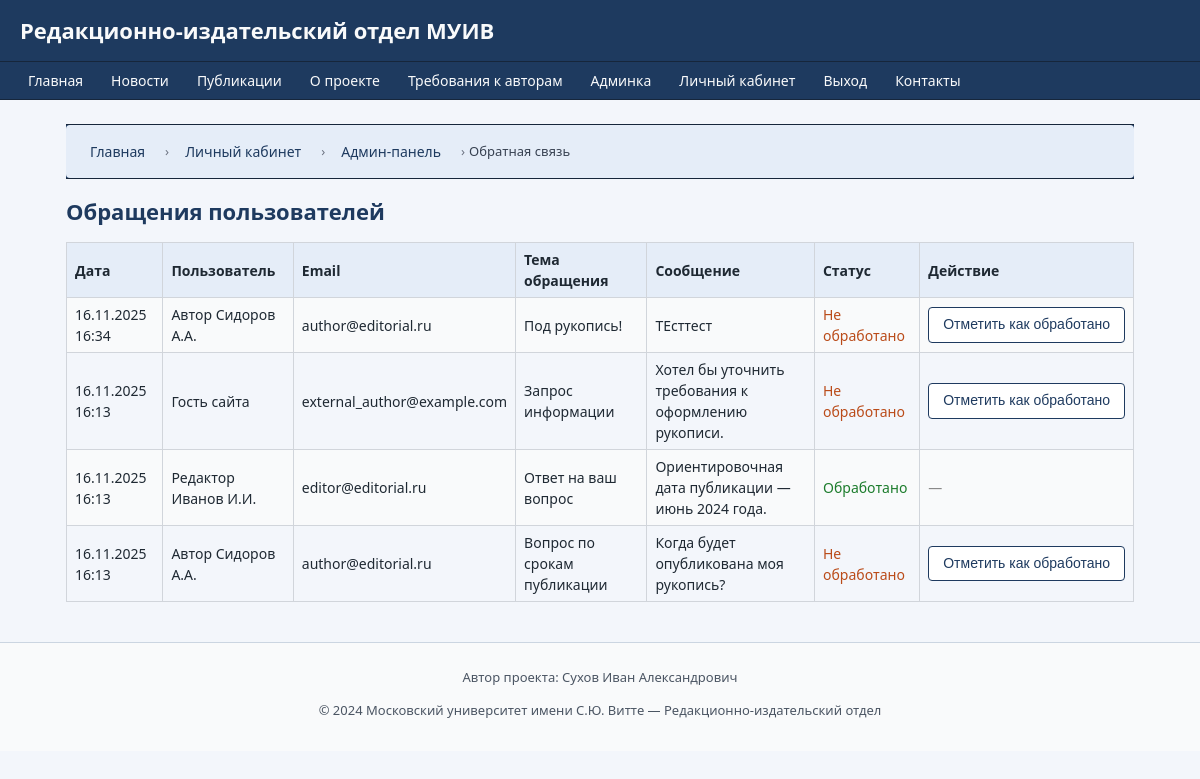
Page /admin/contacts (signed in) on the earlier database version.
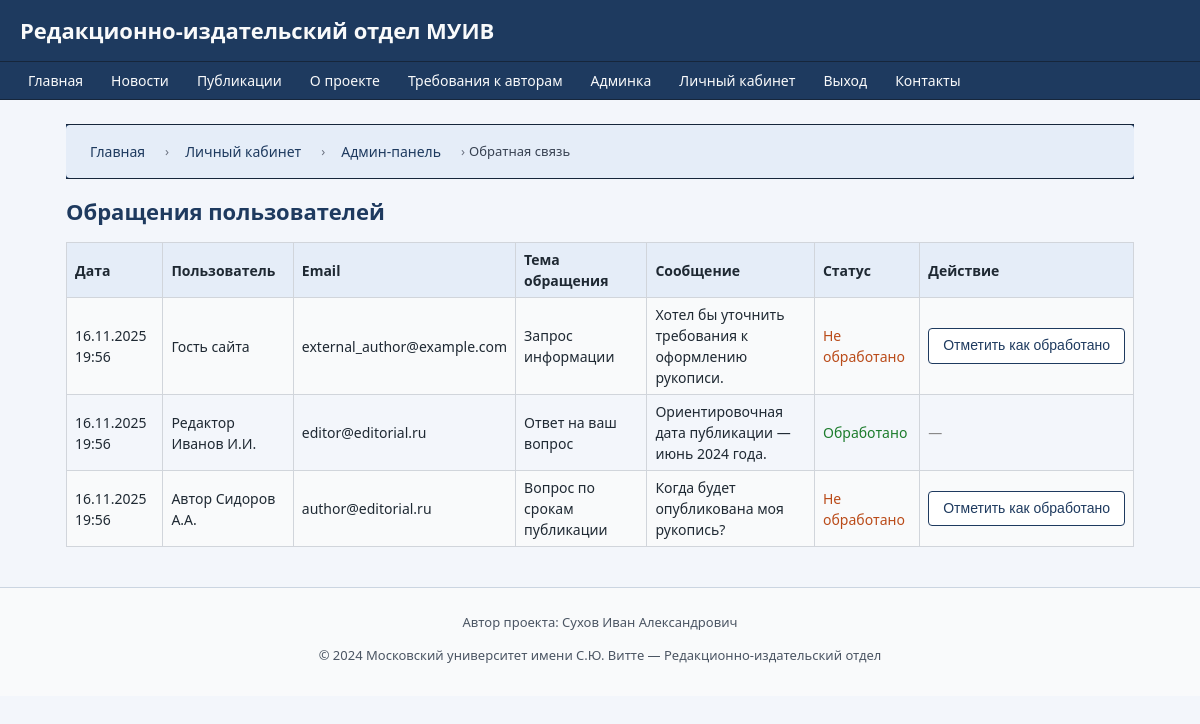
Same page on the later database version.
### models.py (models this page shows)
class Message(db.Model):
    __tablename__ = 'messages'
    id = db.Column(db.Integer, primary_key=True)
    sender_id = db.Column(db.Integer, db.ForeignKey('users.id'), nullable=True)
    sender_email = db.Column(db.String(128), nullable=True)
    subject = db.Column(db.String(256), nullable=False)
    body = db.Column(db.Text, nullable=False)
    sent_at = db.Column(db.DateTime, default=datetime.utcnow)
    status = db.Column(db.String(16), default='new')  # new, done
    is_read = db.Column(db.Boolean, default=False)

class User(db.Model):
    __tablename__ = 'users'
    id = db.Column(db.Integer, primary_key=True)
    full_name = db.Column(db.String(128), nullable=False)
    email = db.Column(db.String(128), unique=True, nullable=False)
    password_hash = db.Column(db.String(128), nullable=False)
    role = db.Column(db.String(32), nullable=False)  # author, staff, reviewer, admin
    registered_at = db.Column(db.DateTime, default=datetime.utcnow)
    is_blocked = db.Column(db.Boolean, default=False)
    manuscripts = db.relationship('Manuscript', backref='author', lazy=True)
    reviews_made = db.relationship('Review', foreign_keys='Review.reviewer_id',
                                   backref='reviewer_user', lazy=True)
    messages_sent = db.relationship('Message', backref='sender', lazy=True)
    history_entries = db.relationship('ManuscriptHistory',
                                      backref='actor',
                                      lazy=True,
                                      foreign_keys='ManuscriptHistory.actor_id')

### routes.py (the view, shortened to what this page needs)
@routes.route('/admin/contacts', methods=['GET', 'POST'])
@login_required('admin')
def admin_contacts():
    contacts = Message.query.order_by(Message.sent_at.desc()).all()
    return render_template(
        'admin/contacts_list.html',
        contacts=contacts,
        user=current_user(),
        breadcrumbs=[
            ("Главная", url_for('routes.index')),
            ("Личный кабинет", url_for('routes.lk')),
            ("Админ-панель", url_for('routes.admin_dashboard')),
            ("Обратная связь", None)
        ]
    )

### routes.py (called while the page is built)
def current_user():
    uid = session.get('user_id')
    if uid:
        return User.query.get(uid)
    return None

def login_required(role=None):
    def wrapper(f):
        from functools import wraps
        @wraps(f)
        def decorated_function(*args, **kwargs):
            user = current_user()
            if not user:
                flash("Для доступа требуется вход.", "warning")
                return redirect(url_for('routes.login'))
            if role and user.role != role:
                flash("Недостаточно прав.", "danger")
                return redirect(url_for('routes.index'))
            return f(*args, **kwargs)
        return decorated_function
    return wrapper

### templates/admin/contacts_list.html (shortened to what this page needs)
{% extends "base.html" %}
{% block content %}
<h2>Обращения пользователей</h2>
{% if contacts %}
    <table class="table-striped">
        <tr>
            <th>Дата</th>
            <th>Пользователь</th>
            <th>Email</th>
            <th>Тема обращения</th>
            <th>Сообщение</th>
            <th>Статус</th>
            <th>Действие</th>
        </tr>
        {% for c in contacts %}
        <tr>
            <td>{{ c.sent_at.strftime('%d.%m.%Y %H:%M') }}</td>
            <td>
                {% if c.sender %}
                    {{ c.sender.full_name }}
                {% else %}
                    Гость сайта
                {% endif %}
            </td>
            <td>
                {% if c.sender %}
                    {{ c.sender.email }}
                {% else %}
                    {{ c.sender_email or '—' }}
                {% endif %}
            </td>
            <td>{{ c.subject }}</td>
            <td style="max-width:260px; white-space:pre-line;">{{ c.body }}</td>
            <td>
                {% if c.status == 'new' %}
                    <span style="color:#ba4b19;">Не обработано</span>
                {% elif c.status == 'done' %}
                    <span style="color:#1c7c2c;">Обработано</span>
                {% else %}
                    {{ c.status }}
                {% endif %}
            </td>
            <td>
                {% if c.status != 'done' %}
                <form method="post" action="{{ url_for('routes.admin_contacts') }}" style="display:inline;">
                    <button type="submit" class="btn btn-outline" onclick="return confirm('Отметить обращение как обработанное?')">Отметить как обработано</button>
                </form>
                {% else %}
                    <span style="color:#888;">—</span>
                {% endif %}
            </td>
        </tr>
        {% endfor %}
    </table>
{% else %}
    <p>Обращений пока нет.</p>
{% endif %}
{% endblock %}

### templates/base.html (shortened to what this page needs)
<!DOCTYPE html>
<html lang="ru">
<head>
    <link rel="stylesheet" href="{{ url_for('static', filename='css/main.css') }}">
    <link rel="stylesheet" href="{{ url_for('static', filename='css/custom.css') }}">
</head>
<body>
    <header>
        <h1>Редакционно-издательский отдел МУИВ</h1>
    </header>
    <nav>
        <ul>
            <li><a href="{{ url_for('routes.index') }}">Главная</a></li>
            <li><a href="{{ url_for('routes.news') }}">Новости</a></li>
            <li><a href="{{ url_for('routes.publications') }}">Публикации</a></li>
            <li><a href="{{ url_for('routes.about') }}">О проекте</a></li>
            <li><a href="{{ url_for('routes.author_rules') }}">Требования к авторам</a></li>
            {% if user %}
                {% if user.role == 'author' %}
                    <li><a href="{{ url_for('routes.submit_manuscript') }}">Подать рукопись</a></li>
                    <li><a href="{{ url_for('routes.manuscript_status') }}">Мои рукописи</a></li>
                {% elif user.role == 'staff' %}
                    <li><a href="{{ url_for('routes.manuscript_list') }}">Все рукописи</a></li>
                {% elif user.role == 'reviewer' %}
                    <li><a href="{{ url_for('routes.manuscript_list') }}">Рецензирование</a></li>
                {% elif user.role == 'admin' %}
                    <li><a href="{{ url_for('routes.admin_dashboard') }}">Админка</a></li>
                {% endif %}
                <li><a href="{{ url_for('routes.lk') }}">Личный кабинет</a></li>
                <li><a href="{{ url_for('routes.logout') }}">Выход</a></li>
            {% else %}
                <li><a href="{{ url_for('routes.login') }}">Вход</a></li>
                <li><a href="{{ url_for('routes.register') }}">Регистрация</a></li>
            {% endif %}
            <li><a href="{{ url_for('routes.contact') }}">Контакты</a></li>
        </ul>
    </nav>
    <div class="container">
        {% if breadcrumbs %}
            <nav class="breadcrumbs">
                <ul>
                    {% for title, url in breadcrumbs %}
                        <li>
                            {% if url %}
                                <a href="{{ url }}">{{ title }}</a>
                            {% else %}
                                <span>{{ title }}</span>
                            {% endif %}
                        </li>
                    {% endfor %}
                </ul>
            </nav>
        {% endif %}
        {% block content %}{% endblock %}
    </div>
    <footer style="text-align: center;">
        <p>Автор проекта: Сухов Иван Александрович</p>
        <p>&copy; 2024 Московский университет имени С.Ю. Витте — Редакционно-издательский отдел</p>
    </footer>
</body>
</html>

### static/css/main.css (style rules this page uses)
* { box-sizing: border-box; }
html, body { margin: 0; padding: 0; }
body { font-family: system-ui, -apple-system, BlinkMacSystemFont, "Segoe UI", sans-serif; font-size: 15px; line-height: 1.5; background: #f3f6fb; color: #1f2933; }
header { background: #1e3a5f; padding: 14px 20px; }
header h1 { margin: 0; font-size: 22px; font-weight: 700; color: #f9fafb; }
nav { background: #1e3a5f; border-top: 1px solid #16263b; border-bottom: 1px solid #16263b; }
nav ul { list-style: none; margin: 0; padding: 0 16px; display: flex; flex-wrap: wrap; gap: 4px; }
nav li { margin: 0; padding: 0; }
nav a { display: block; padding: 8px 12px; text-decoration: none; font-size: 14px; color: #f9fafb; border-radius: 4px; }
.container { max-width: 1100px; margin: 24px auto 40px auto; padding: 0 16px; }
.breadcrumbs { margin-bottom: 16px; }
.breadcrumbs ul { list-style: none; margin: 0; padding: 8px 12px; display: flex; flex-wrap: wrap; gap: 4px; background: #e5edf8; border-radius: 4px; font-size: 13px; }
.breadcrumbs li { display: flex; align-items: center; }
.breadcrumbs li + li::before { content: "›"; margin: 0 4px; color: #6b7280; }
.breadcrumbs a { text-decoration: none; color: #1e3a5f; }
.breadcrumbs span { color: #374151; }
.btn { display: inline-block; padding: 7px 14px; font-size: 14px; line-height: 1.4; border-radius: 4px; border: 1px solid transparent; cursor: pointer; text-decoration: none; text-align: center; white-space: nowrap; transition: background 0.15s ease, color 0.15s ease, border-color 0.15s ease, transform 0.08s ease; }
.btn-outline { background: #ffffff; color: #1e3a5f; border-color: #1e3a5f; }
table { border-collapse: collapse; width: 100%; }
.table-striped th, .table-striped td { border: 1px solid #d1d5db; padding: 6px 8px; font-size: 14px; }
.table-striped th { background: #e5edf8; text-align: left; }
.table-striped tr:nth-child(even) td { background: #f9fafb; }
footer { border-top: 1px solid #cbd5e1; padding: 12px 16px 18px 16px; background: #f9fafb; font-size: 13px; color: #4b5563; text-align: center; }

### static/css/custom.css (style rules this page uses)
h2 { margin-top: 0; margin-bottom: 14px; font-size: 22px; color: #1e3a5f; }
a { color: #1e3a5f; }

Differences in the rows shown:
removed Message: sent_at "16.11.2025 16:34", sender.full_name "Автор Сидоров А.А.", sender.email "author@editorial.ru", subject "Под рукопись!", body "ТЕсттест", status "Не обработано"
changed Message "external_author@example.com": sent_at "16.11.2025 16:13" → "16.11.2025 19:56"
changed Message "Ответ на ваш вопрос": sent_at "16.11.2025 16:13" → "16.11.2025 19:56"
changed Message "Вопрос по срокам публикации": sent_at "16.11.2025 16:13" → "16.11.2025 19:56"
